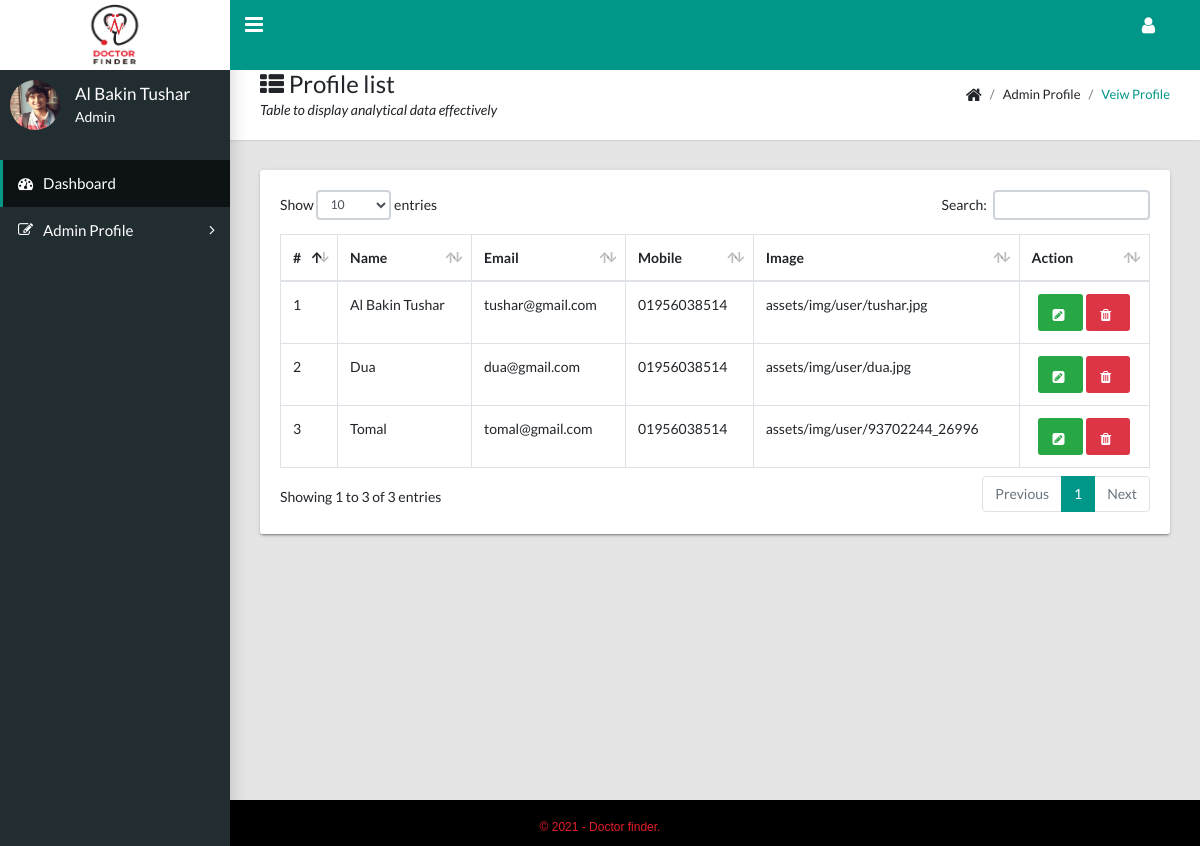
Page /view-profile.php (signed in) on the committed database.
### tables this page shows
CREATE TABLE `users` (
  `id` int(11) NOT NULL,
  `name` varchar(30) NOT NULL,
  `email` varchar(30) NOT NULL,
  `mobile` varchar(15) NOT NULL,
  `password` varchar(30) NOT NULL,
  `image` varchar(30) DEFAULT NULL
);

### view-profile.php (the view, shortened to what this page needs)
<?php
include('include/conn.php');
if(strlen($_SESSION['alogin'])==0)
{
header('location:login.php');
}
else{
$sql = 'SELECT * FROM `users`';
if(isset($dbh)){
$stmt = $dbh->prepare($sql);
$stmt->execute();
$row = $stmt->fetchAll(PDO::FETCH_ASSOC);
include_once('include/header.php');
include_once('include/sidebar.php');
?>
<main class="app-content">
  <div class="app-title">
    <div>
      <h1><i class="fa fa-th-list"></i> Profile list </h1>
      <p>Table to display analytical data effectively</p>
    </div>
    <ul class="app-breadcrumb breadcrumb side">
      <li class="breadcrumb-item"><i class="fa fa-home fa-lg"></i></li>
      <li class="breadcrumb-item">admin profile</li>
      <li class="breadcrumb-item active"><a href="#">veiw profile</a></li>
    </ul>
  </div>
  <div class="row">
    <div class="col-md-12">
      <div class="tile">
        <div class="tile-body">
          <div class="table-responsive">
            <table class="table table-hover table-bordered" id="sampleTable">
              <thead>
                <tr>
                  <th>#</th>
                  <th>Name</th>
                  <th>Email</th>
                  <th>Mobile</th>
                  <th>Image</th>
                  <th align="center">Action</th>
                </tr>
              </thead>
              <tbody>
                <?php
                $count = 1;
                foreach ($row as  $value) {
                ?>
                <tr>
                  <td><?php echo $count; ?></td>
                  <td><?php echo $value['name']; ?></td>
                  <td><?php echo $value['email']; ?></td>
                  <td><?php echo $value['mobile']; ?></td>
                   <td> <?php echo $value['image']; ?> </td>
                  <td align="center">
                    <a href="edit-profile.php?id=<?php echo $value['id']; ?>" class="btn btn-success">
                      <i class="fa fa-pencil-square" aria-hidden="true"></i>
                    </a>
                    <a href="#" class="btn btn-danger">
                      <i class="fa fa-trash" aria-hidden="true"></i>
                    </a>
                  </td>
                </tr>
                <?php
                $count++;
                }
                ?>
              </tbody>
            </table>
          </div>
        </div>
      </div>
    </div>
  </div>
</main>
<?php
include_once('include/footer.php');
include_once('include/Hfooter.php');
}
}
?>

### include/header.php (shortened to what this page needs)
<!DOCTYPE html>
<html lang="en">
  <head>
    <link rel="stylesheet" type="text/css" href="../ledp-lms/assets/css/main.css">
    <link rel="stylesheet" type="text/css" href="https://maxcdn.bootstrapcdn.com/font-awesome/4.7.0/css/font-awesome.min.css">
  </head>
  <body class="app sidebar-mini">
    <header class="app-header">
      <a class="app-header__logo" href="#"><img src="assets/img/mlogo.png" alt="logo" style="height:70px;width: 70px;"></a>
      <a class="app-sidebar__toggle" href="#" data-toggle="sidebar" aria-label="Hide Sidebar"></a>
      <ul class="app-nav">
        <li class="dropdown"><a class="app-nav__item" href="#" data-toggle="dropdown" aria-label="Open Profile Menu"><i class="fa fa-user fa-lg"></i></a>
        </li>
      </ul>
    </header>

### include/sidebar.php (shortened to what this page needs)
<aside class="app-sidebar">
  <div class="app-sidebar__user">
    <?php
    if(isset($_SESSION["image"])){
      ?>
      <img class="app-sidebar__user-avatar" src="<?php echo $_SESSION["image"];  ?>" alt="User Image" style="height: 50px; width: 50px;">
      <?php
    }
    else{
      ?>
    <img class="app-sidebar__user-avatar" src="https://s3.amazonaws.com/uifaces/faces/twitter/jsa/48.jpg" alt="User Image">
   <?php  }?>
    <div>
      <?php
      if(isset($_SESSION["name"])){
        echo "<p class='app-sidebar__user-name'>".$_SESSION["name"]."</p>";
      }
      else{
      ?>
      <p class="app-sidebar__user-name">Name problem!</p>
      <?php
      }
      ?>
      <p class="app-sidebar__user-designation">Admin</p>
    </div>
  </div>
  <ul class="app-menu">
    <li>
      <a class="app-menu__item active" href="dashboard.php">
        <i class="app-menu__icon fa fa-dashboard"></i>
        <span class="app-menu__label">Dashboard</span>
      </a>
    </li>
      <li class="treeview ">
        <a class="app-menu__item" href="#" data-toggle="treeview">
          <i class="app-menu__icon fa fa-edit"></i>
          <span class="app-menu__label">Admin Profile </span>
          <i class="treeview-indicator fa fa-angle-right"></i>
        </a>
        </li>
  </ul>
</aside>

### include/footer.php (shortened to what this page needs)
  </body>
</html>

### include/Hfooter.php (shortened to what this page needs)
<!DOCTYPE html>
<html>
<head>
</head>
<body>
	<footer class="footer">
		<div class="inner-footer">
			<br>
			 &copy <?php echo date("Y");?> - Doctor finder.
		</div>
	</footer>
</body>
</html>

### include/Hfooter.php (style rules this page uses)
* { padding: 0px; margin: 0px; }
.inner-footer { text-align: center; width: 100%; background-color: black; color: #e61e28; padding: 10px 0%; padding-top: 0px; font-family: "Montserrat",sans-serif; font-size: 12px; }

### rows in the picture
users: name "Al Bakin Tushar", email "tushar@gmail.com", mobile "01956038514", image "assets/img/user/tushar.jpg"
users: name "Dua", email "dua@gmail.com", mobile "01956038514", image "assets/img/user/dua.jpg"
users: name "Tomal", email "tomal@gmail.com", mobile "01956038514", image "assets/img/user/93702244_26996"

### other values in the picture
$_SESSION["name"] "Al Bakin Tushar"
